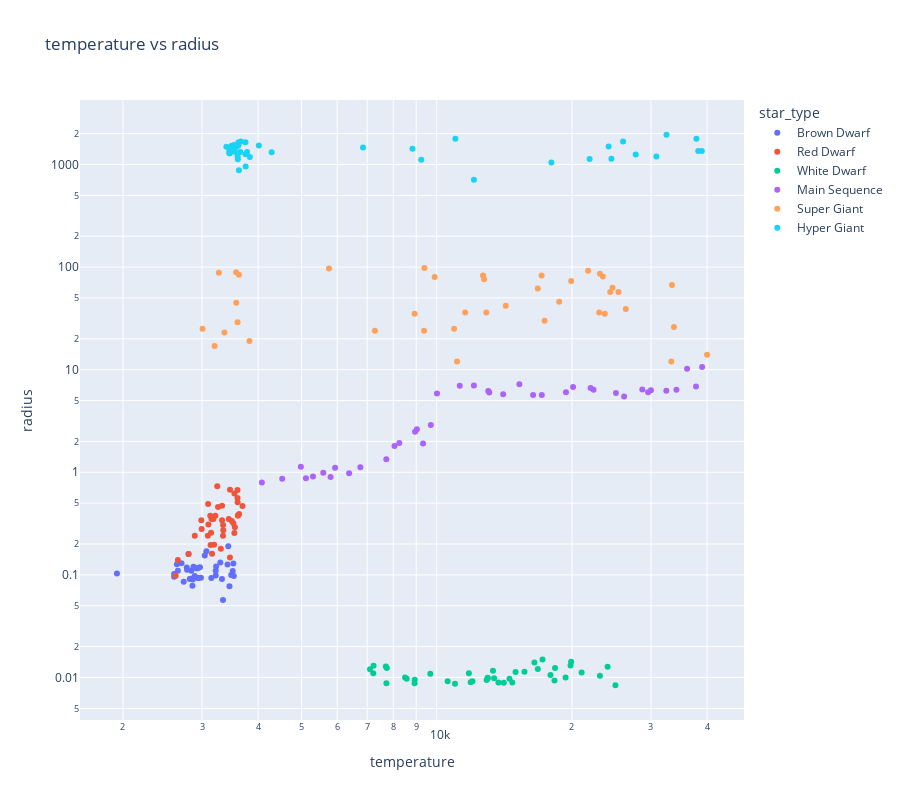

Here is the notebook cell this chart was saved with:
### Code cell
fig = px.scatter(stars, x='temperature', y='radius', 
                 color='star_type', 
                 hover_name='star_type', 
                 log_x=True, 
                 log_y= True, 
                 title='temperature vs radius',
                 height = 800)


fig.show()

### Figure 1 — Plotly figure (JSON) as saved in the notebook; plotly's stock layout.template omitted (floating-point values rounded to 4 significant figures)
{"data": [{"hovertemplate": "<b>%{hovertext}</b><br><br>star_type=Brown Dwarf<br>temperature=%{x}<br>radius=%{y}<extra></extra>", "hovertext": ["Brown Dwarf", "Brown Dwarf", "Brown Dwarf", "Brown Dwarf", "Brown Dwarf", "Brown Dwarf", "Brown Dwarf", "Brown Dwarf", "Brown Dwarf", "Brown Dwarf", "Brown Dwarf", "Brown Dwarf", "Brown Dwarf", "Brown Dwarf", "Brown Dwarf", "Brown Dwarf", "Brown Dwarf", "Brown Dwarf", "Brown Dwarf", "Brown Dwarf", "Brown Dwarf", "Brown Dwarf", "Brown Dwarf", "Brown Dwarf", "Brown Dwarf", "Brown Dwarf", "Brown Dwarf", "Brown Dwarf", "Brown Dwarf", "Brown Dwarf", "Brown Dwarf", "Brown Dwarf", "Brown Dwarf", "Brown Dwarf", "Brown Dwarf", "Brown Dwarf", "Brown Dwarf", "Brown Dwarf", "Brown Dwarf", "Brown Dwarf"], "legendgroup": "Brown Dwarf", "marker": {"color": "#636efa", "symbol": "circle"}, "mode": "markers", "name": "Brown Dwarf", "orientation": "v", "showlegend": true, "type": "scatter", "x": [3068, 3042, 2600, 2800, 1939, 2840, 2637, 2600, 2650, 2700, 3341, 3432, 2983, 2835, 2935, 3295, 2945, 2817, 2774, 2871, 3323, 3531, 3218, 3146, 3511, 3225, 2935, 2861, 2856, 2731, 2831, 2914, 3419, 3218, 3453, 2889, 2968, 3484, 2778, 3523], "xaxis": "x", "y": [0.17, 0.1542, 0.102, 0.16, 0.103, 0.11, 0.127, 0.096, 0.11, 0.13, 0.057, 0.19, 0.094, 0.0918, 0.116, 0.132, 0.093, 0.0911, 0.118, 0.12, 0.0912, 0.0976, 0.11, 0.0932, 0.109, 0.121, 0.0932, 0.0899, 0.0782, 0.0856, 0.0915, 0.116, 0.126, 0.0987, 0.0773, 0.0973, 0.119, 0.0998, 0.112, 0.129], "yaxis": "y"}, {"hovertemplate": "<b>%{hovertext}</b><br><br>star_type=Red Dwarf<br>temperature=%{x}<br>radius=%{y}<extra></extra>", "hovertext": ["Red Dwarf", "Red Dwarf", "Red Dwarf", "Red Dwarf", "Red Dwarf", "Red Dwarf", "Red Dwarf", "Red Dwarf", "Red Dwarf", "Red Dwarf", "Red Dwarf", "Red Dwarf", "Red Dwarf", "Red Dwarf", "Red Dwarf", "Red Dwarf", "Red Dwarf", "Red Dwarf", "Red Dwarf", "Red Dwarf", "Red Dwarf", "Red Dwarf", "Red Dwarf", "Red Dwarf", "Red Dwarf", "Red Dwarf", "Red Dwarf", "Red Dwarf", "Red Dwarf", "Red Dwarf", "Red Dwarf", "Red Dwarf", "Red Dwarf", "Red Dwarf", "Red Dwarf", "Red Dwarf", "Red Dwarf", "Red Dwarf", "Red Dwarf", "Red Dwarf"], "legendgroup": "Red Dwarf", "marker": {"color": "#EF553B", "symbol": "circle"}, "mode": "markers", "name": "Red Dwarf", "orientation": "v", "showlegend": true, "type": "scatter", "x": [3600, 3129, 3134, 3628, 2650, 3340, 2799, 3692, 3192, 3441, 3345, 3607, 3304, 3150, 3550, 3180, 2890, 3342, 2621, 3158, 3095, 3607, 3100, 2989, 3542, 3243, 3091, 3598, 3324, 3541, 3462, 3257, 2994, 3212, 3523, 3598, 3142, 3496, 3324, 3463], "xaxis": "x", "y": [0.51, 0.3761, 0.196, 0.393, 0.14, 0.24, 0.16, 0.47, 0.1967, 0.351, 0.273, 0.38, 0.18, 0.35, 0.291, 0.35, 0.24, 0.307, 0.098, 0.161, 0.492, 0.38, 0.31, 0.34, 0.62, 0.73, 0.24, 0.56, 0.34, 0.256, 0.148, 0.46, 0.28, 0.378, 0.319, 0.67, 0.258, 0.336, 0.471, 0.675], "yaxis": "y"}, {"hovertemplate": "<b>%{hovertext}</b><br><br>star_type=White Dwarf<br>temperature=%{x}<br>radius=%{y}<extra></extra>", "hovertext": ["White Dwarf", "White Dwarf", "White Dwarf", "White Dwarf", "White Dwarf", "White Dwarf", "White Dwarf", "White Dwarf", "White Dwarf", "White Dwarf", "White Dwarf", "White Dwarf", "White Dwarf", "White Dwarf", "White Dwarf", "White Dwarf", "White Dwarf", "White Dwarf", "White Dwarf", "White Dwarf", "White Dwarf", "White Dwarf", "White Dwarf", "White Dwarf", "White Dwarf", "White Dwarf", "White Dwarf", "White Dwarf", "White Dwarf", "White Dwarf", "White Dwarf", "White Dwarf", "White Dwarf", "White Dwarf", "White Dwarf", "White Dwarf", "White Dwarf", "White Dwarf", "White Dwarf", "White Dwarf"], "legendgroup": "White Dwarf", "marker": {"color": "#00cc96", "symbol": "circle"}, "mode": "markers", "name": "White Dwarf", "orientation": "v", "showlegend": true, "type": "scatter", "x": [25000, 7740, 7220, 8500, 16500, 12990, 8570, 7700, 11790, 7230, 7100, 10574, 8930, 17200, 14100, 9675, 12010, 10980, 13720, 19860, 13420, 21020, 18290, 14520, 11900, 8924, 12912, 14732, 7723, 12984, 16790, 15680, 14982, 13340, 18340, 19920, 24020, 23092, 17920, 19360], "xaxis": "x", "y": [0.0084, 0.01234, 0.011, 0.01, 0.014, 0.00984, 0.0097, 0.0128, 0.011, 0.013, 0.012, 0.0092, 0.0095, 0.015, 0.0089, 0.0109, 0.0092, 0.0087, 0.00892, 0.0131, 0.00981, 0.0112, 0.00934, 0.00972, 0.00898, 0.00879, 0.00945, 0.00892, 0.00878, 0.00996, 0.0121, 0.0114, 0.0113, 0.0116, 0.0124, 0.0142, 0.0127, 0.0104, 0.0106, 0.00998], "yaxis": "y"}, {"hovertemplate": "<b>%{hovertext}</b><br><br>star_type=Main Sequence<br>temperature=%{x}<br>radius=%{y}<extra></extra>", "hovertext": ["Main Sequence", "Main Sequence", "Main Sequence", "Main Sequence", "Main Sequence", "Main Sequence", "Main Sequence", "Main Sequence", "Main Sequence", "Main Sequence", "Main Sequence", "Main Sequence", "Main Sequence", "Main Sequence", "Main Sequence", "Main Sequence", "Main Sequence", "Main Sequence", "Main Sequence", "Main Sequence", "Main Sequence", "Main Sequence", "Main Sequence", "Main Sequence", "Main Sequence", "Main Sequence", "Main Sequence", "Main Sequence", "Main Sequence", "Main Sequence", "Main Sequence", "Main Sequence", "Main Sequence", "Main Sequence", "Main Sequence", "Main Sequence", "Main Sequence", "Main Sequence", "Main Sequence", "Main Sequence"], "legendgroup": "Main Sequence", "marker": {"color": "#ab63fa", "symbol": "circle"}, "mode": "markers", "name": "Main Sequence", "orientation": "v", "showlegend": true, "type": "scatter", "x": [39000, 30000, 15276, 9700, 5800, 8052, 6757, 6380, 5936, 5587, 5300, 4526, 4077, 4980, 9030, 11250, 5112, 7720, 12098, 36108, 29560, 8945, 14060, 16390, 25070, 28700, 26140, 20120, 13023, 37800, 22350, 10012, 13089, 22012, 34190, 32460, 9320, 19400, 17140, 8250], "xaxis": "x", "y": [10.6, 6.3, 7.2, 2.89, 0.9, 1.8, 1.12, 0.98, 1.106, 0.99, 0.91, 0.865, 0.795, 1.13, 2.63, 6.98, 0.876, 1.34, 7.01, 10.2, 6.02, 2.487, 5.745, 5.68, 5.92, 6.4, 5.49, 6.78, 6.21, 6.86, 6.36, 5.856, 5.992, 6.64, 6.39, 6.237, 1.91, 6.03, 5.653, 1.93], "yaxis": "y"}, {"hovertemplate": "<b>%{hovertext}</b><br><br>star_type=Super Giant<br>temperature=%{x}<br>radius=%{y}<extra></extra>", "hovertext": ["Super Giant", "Super Giant", "Super Giant", "Super Giant", "Super Giant", "Super Giant", "Super Giant", "Super Giant", "Super Giant", "Super Giant", "Super Giant", "Super Giant", "Super Giant", "Super Giant", "Super Giant", "Super Giant", "Super Giant", "Super Giant", "Super Giant", "Super Giant", "Super Giant", "Super Giant", "Super Giant", "Super Giant", "Super Giant", "Super Giant", "Super Giant", "Super Giant", "Super Giant", "Super Giant", "Super Giant", "Super Giant", "Super Giant", "Super Giant", "Super Giant", "Super Giant", "Super Giant", "Super Giant", "Super Giant", "Super Giant"], "legendgroup": "Super Giant", "marker": {"color": "#FFA15A", "symbol": "circle"}, "mode": "markers", "name": "Super Giant", "orientation": "v", "showlegend": true, "type": "scatter", "x": [3826, 3365, 3270, 3200, 3008, 3600, 3575, 3574, 3625, 33750, 33300, 40000, 23000, 17120, 11096, 14245, 24630, 12893, 24345, 33421, 25390, 11567, 12675, 5752, 8927, 7282, 19923, 26373, 17383, 9373, 23678, 12749, 9383, 23440, 16787, 18734, 9892, 10930, 23095, 21738], "xaxis": "x", "y": [19.0, 23.0, 88.0, 17.0, 25.0, 29.0, 45.0, 89.0, 84.0, 26.0, 12.0, 14.0, 36.0, 83.0, 12.0, 42.0, 63.0, 36.0, 57.0, 67.0, 57.0, 36.0, 83.0, 97.0, 35.0, 24.0, 73.0, 39.0, 30.0, 24.0, 35.0, 76.0, 98.0, 81.0, 62.0, 46.0, 80.0, 25.0, 86.0, 92.0], "yaxis": "y"}, {"hovertemplate": "<b>%{hovertext}</b><br><br>star_type=Hyper Giant<br>temperature=%{x}<br>radius=%{y}<extra></extra>", "hovertext": ["Hyper Giant", "Hyper Giant", "Hyper Giant", "Hyper Giant", "Hyper Giant", "Hyper Giant", "Hyper Giant", "Hyper Giant", "Hyper Giant", "Hyper Giant", "Hyper Giant", "Hyper Giant", "Hyper Giant", "Hyper Giant", "Hyper Giant", "Hyper Giant", "Hyper Giant", "Hyper Giant", "Hyper Giant", "Hyper Giant", "Hyper Giant", "Hyper Giant", "Hyper Giant", "Hyper Giant", "Hyper Giant", "Hyper Giant", "Hyper Giant", "Hyper Giant", "Hyper Giant", "Hyper Giant", "Hyper Giant", "Hyper Giant", "Hyper Giant", "Hyper Giant", "Hyper Giant", "Hyper Giant", "Hyper Giant", "Hyper Giant", "Hyper Giant", "Hyper Giant"], "legendgroup": "Hyper Giant", "marker": {"color": "#19d3f3", "symbol": "circle"}, "mode": "markers", "name": "Hyper Giant", "orientation": "v", "showlegend": true, "type": "scatter", "x": [3490, 3750, 3834, 3749, 3650, 3450, 3660, 3450, 3752, 3535, 3459, 3605, 3615, 3399, 3610, 3553, 4015, 3625, 6850, 3780, 3570, 3500, 4287, 26000, 3600, 3614, 18000, 11000, 12100, 24490, 24145, 38234, 32489, 27739, 21904, 38940, 30839, 8829, 9235, 37882], "xaxis": "x", "y": [1520.0, 1260.0, 1183.0, 1648.0, 1324.0, 1349.0, 1673.0, 1284.0, 955.0, 1546.0, 1289.0, 1124.0, 1635.0, 1486.0, 1522.0, 1324.0, 1534.0, 876.0, 1467.0, 1324.0, 1480.0, 1420.0, 1315.0, 1679.0, 1190.0, 1553.0, 1045.0, 1779.0, 708.9, 1134.0, 1494.0, 1356.0, 1948.0, 1252.0, 1130.0, 1356.0, 1194.0, 1423.0, 1112.0, 1783.0], "yaxis": "y"}], "layout": {"height": 800, "legend": {"title": {"text": "star_type"}, "tracegroupgap": 0}, "title": {"text": "temperature vs radius"}, "xaxis": {"anchor": "y", "domain": [0, 1], "title": {"text": "temperature"}, "type": "log"}, "yaxis": {"anchor": "x", "domain": [0, 1], "title": {"text": "radius"}, "type": "log"}}}
